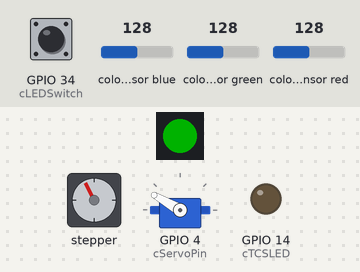
The sketch below on a simulated ESP32. Shown: stepper motor, 1 RGB LEDs in strip order, left to right, servo, output pins drawn as LEDs (lit = HIGH). Wiring (inferred from the names in the program): stepper motor driver (200 steps per turn assumed): step GPIO 19; direction GPIO 18. The inputs (shaded band) are chosen by the test bench; at power-on: GPIO 34 (cLEDSwitch) HIGH, colour sensor blue 128, colour sensor green 128, colour sensor red 128. Dim RGB values are drawn brighter than linear; the strip is taken to match the declared colour order; pins used as bus, display or sensor lines are not drawn; what the sketch prints to the serial monitor is not drawn.

Above: at 1.2 s.
1.3 s: GPIO 34 (cLEDSwitch) pulled LOW for 0.15 s
At 2.1 s:
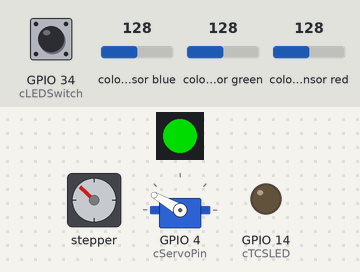
4.3 s: GPIO 34 (cLEDSwitch) pulled LOW for 1 s
At 4.81 s:
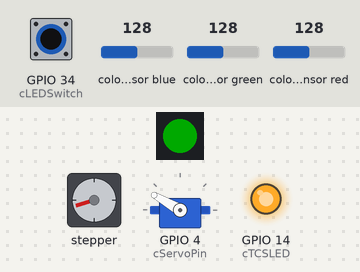
7.3 s: GPIO 34 (cLEDSwitch) pulled LOW for 0.15 s
At 8.57 s:
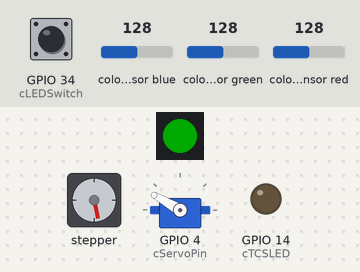
10.3 s: GPIO 34 (cLEDSwitch) pulled LOW for 3.2 s
At 12.49 s:
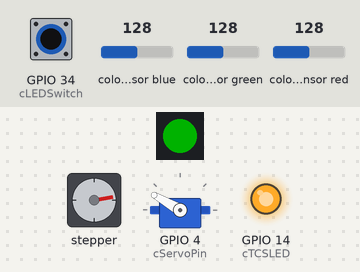
15.0 s: GPIO 34 (cLEDSwitch) pulled LOW for 0.15 s
At 16.41 s:
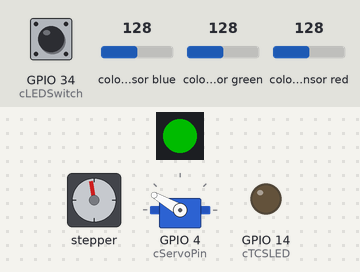
18.0 s: GPIO 34 (cLEDSwitch) pulled LOW for 1 s
At 19.28 s:
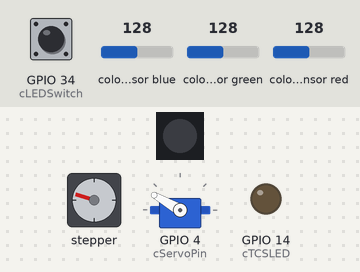
Timing chart, 0 to 28.2 s (numbered marks = the images above; inputs shaded):
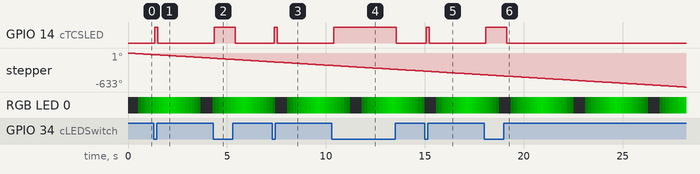

Measured:
- after the input at 1.3 s, GPIO 14 (cTCSLED): LOW → HIGH after 0.06 s, → LOW 0.15 s later
- after the input at 4.3 s, GPIO 14 (cTCSLED): LOW → HIGH after 0.07 s, → LOW 1.1 s later
- after the input at 7.3 s, GPIO 14 (cTCSLED): LOW → HIGH after 0.08 s, → LOW 0.15 s later
- after the input at 10.3 s, GPIO 14 (cTCSLED): LOW → HIGH after 0.10 s, → LOW 3.2 s later
- after the input at 15.0 s, GPIO 14 (cTCSLED): LOW → HIGH after 0.07 s, → LOW 0.15 s later
- after the input at 18.0 s, GPIO 14 (cTCSLED): LOW → HIGH after 0.08 s, → LOW 1.1 s later

The sketch:

SortCode-2026-03-26.ino
```cpp
//
// Combined stepper motor + TCS34725 colour sensor + servo code
//
// Stepper runs continuously
// Colour sensor reads and prints RGBC values
// Servo on pin 4:
//   - when R < 12, G > 15, C > 40:
//       wait 10 seconds
//       go to 0 degrees
//       stay there for 8 seconds
//       return to 90 degrees
//

#include <Arduino.h>
#include <Adafruit_NeoPixel.h>
#include <Wire.h>
#include <SPI.h>
#include "Adafruit_TCS34725.h"
#include <ESP32Servo.h>

// Function declarations
void doHeartbeat();
void ARDUINO_ISR_ATTR timerISR();

// Constants
const int cHeartbeatInterval = 75;
const int cSmartLED          = 23;
const int cSmartLEDCount     = 1;

// I2C pins
const int cSDA               = 21;
const int cSCL               = 22;

// Colour sensor pins
const int cTCSLED            = 14;
const int cLEDSwitch         = 34;

// Stepper pins
const int cStepPin           = 19;
const int cDirPin            = 18;

// Servo pin
const int cServoPin          = 4;

// Servo angles and timing
const int cServoDownAngle    = 150;
const int cServoUpAngle      = 5;
const unsigned long cServoWaitTime = 9000;   // wait 10 seconds before moving
const unsigned long cServoUpTime   = 6500;    // stay at 0 degrees for 8 seconds

// Variables
unsigned long lastHeartbeat  = 0;
unsigned long curMillis      = 0;
hw_timer_t * pTimer          = NULL;
boolean stepDir              = false;
volatile bool stepPinState   = false;
bool tcsFlag                 = false;

// Servo state machine
Servo myServo;
bool colourConditionLatched  = false;
bool servoWaiting            = false;
bool servoHoldingUp          = false;
unsigned long servoEventStartTime = 0;

// Smart LED object
Adafruit_NeoPixel SmartLEDs(cSmartLEDCount, cSmartLED, NEO_RGB + NEO_KHZ800);

// Smart LED brightness for heartbeat
unsigned char LEDBrightnessIndex = 0;
unsigned char LEDBrightnessLevels[] = {
  0, 0, 0, 5, 15, 30, 45, 60, 75, 90, 105, 120, 135,
  150, 135, 120, 105, 90, 75, 60, 45, 30, 15, 5, 0
};

// TCS34725 colour sensor
Adafruit_TCS34725 tcs =
  Adafruit_TCS34725(TCS34725_INTEGRATIONTIME_2_4MS, TCS34725_GAIN_4X);

void setup() {
  Serial.begin(115200);

  // Set up SmartLED
  SmartLEDs.begin();
  SmartLEDs.clear();
  SmartLEDs.setPixelColor(0, SmartLEDs.Color(0, 0, 0));
  SmartLEDs.setBrightness(0);
  SmartLEDs.show();

  // Set up colour sensor
  Wire.setPins(cSDA, cSCL);
  pinMode(cTCSLED, OUTPUT);
  pinMode(cLEDSwitch, INPUT_PULLUP);

  if (tcs.begin()) {
    Serial.println("Found TCS34725 colour sensor");
    tcsFlag = true;
  } else {
    Serial.println("No TCS34725 found ... check your connections");
    tcsFlag = false;
  }

  // Set up stepper
  pinMode(cStepPin, OUTPUT);
  pinMode(cDirPin, OUTPUT);
  digitalWrite(cDirPin, stepDir);

  // Timer for continuous step pulses
  pTimer = timerBegin(1000000);
  timerAttachInterrupt(pTimer, &timerISR);
  timerAlarm(pTimer, 40000, true, 0);

  // Set up servo
  myServo.setPeriodHertz(50);
  myServo.attach(cServoPin);
  myServo.write(cServoDownAngle);   // start at 90 degrees
}

void loop() {
  uint16_t r, g, b, c;

  // Turn sensor LED on when switch is ON
  digitalWrite(cTCSLED, !digitalRead(cLEDSwitch));

  // Read and print colour values
  if (tcsFlag) {
    tcs.getRawData(&r, &g, &b, &c);
    Serial.printf("R: %d, G: %d, B: %d, C: %d\n", r, g, b, c);

    bool colourConditionMet = (r < 12) && (g > 15) && (c > 40);

    // Start the 10-second wait only once when condition first becomes true
    if (colourConditionMet && !colourConditionLatched && !servoWaiting && !servoHoldingUp) {
      servoEventStartTime = millis();
      servoWaiting = true;
      colourConditionLatched = true;
    }

    // Reset latch after object/condition is gone and full cycle is finished
    if (!colourConditionMet && !servoWaiting && !servoHoldingUp) {
      colourConditionLatched = false;
    }
  }

  // After waiting 10 seconds, move servo to 0 degrees
  if (servoWaiting && (millis() - servoEventStartTime >= cServoWaitTime)) {
    myServo.write(cServoUpAngle);
    servoEventStartTime = millis();
    servoWaiting = false;
    servoHoldingUp = true;
  }

  // After holding 8 seconds at 0 degrees, move back to 90 degrees
  if (servoHoldingUp && (millis() - servoEventStartTime >= cServoUpTime)) {
    myServo.write(cServoDownAngle);
    servoHoldingUp = false;
  }

  doHeartbeat();
  delay(100);
}

// Heartbeat LED update
void doHeartbeat() {
  curMillis = millis();

  if ((curMillis - lastHeartbeat) > cHeartbeatInterval) {
    lastHeartbeat = curMillis;
    LEDBrightnessIndex++;

    if (LEDBrightnessIndex >= sizeof(LEDBrightnessLevels)) {
      LEDBrightnessIndex = 0;
    }

    SmartLEDs.setBrightness(LEDBrightnessLevels[LEDBrightnessIndex]);
    SmartLEDs.setPixelColor(0, SmartLEDs.Color(0, 250, 0));
    SmartLEDs.show();
  }
}

// Timer ISR for continuous stepper pulses
void ARDUINO_ISR_ATTR timerISR() {
  stepPinState = !stepPinState;
  digitalWrite(cStepPin, stepPinState);
}
```
